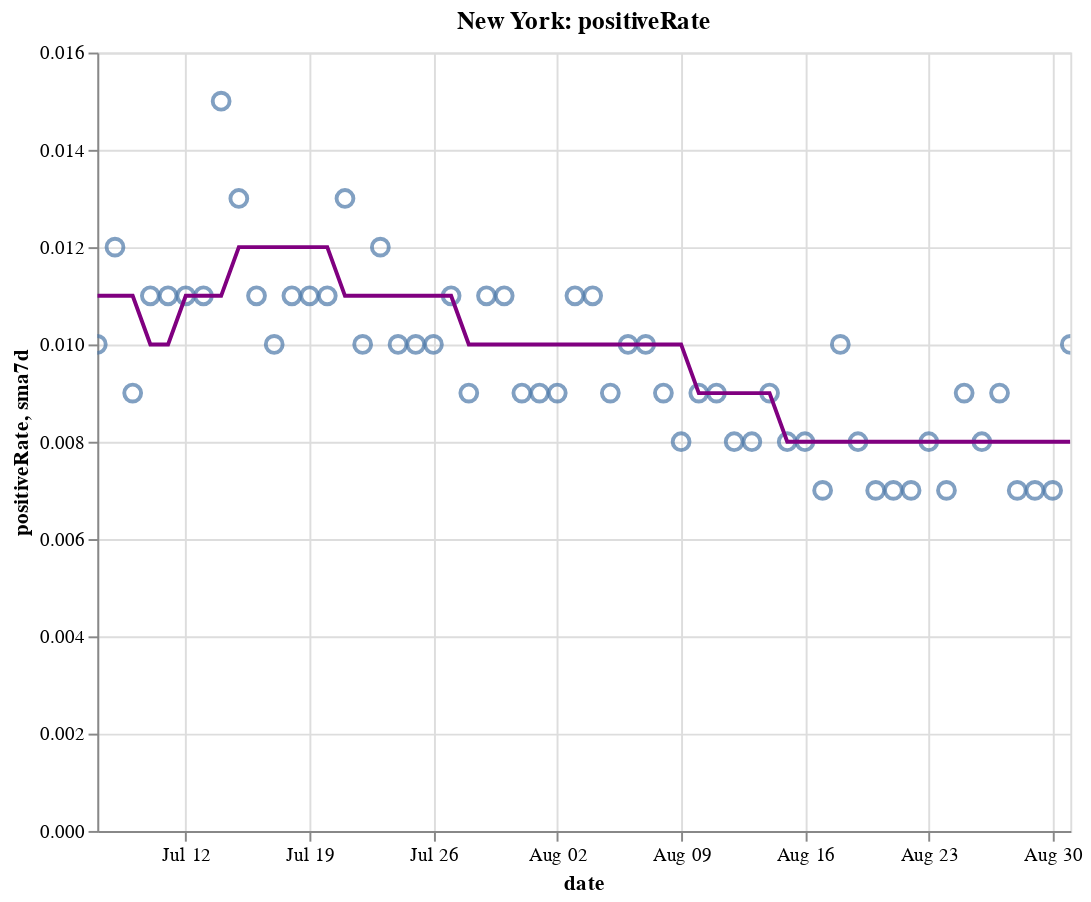

Here is the notebook cell this chart was saved with:
### Code cell
create_plot(ny, 'positiveRate')

### Figure 1 — Vega-Lite specification as saved in the notebook (floating-point values rounded to 4 significant figures)
{"config": {"view": {"continuousWidth": 400, "continuousHeight": 300}}, "layer": [{"layer": [{"mark": {"type": "point", "size": 75}, "encoding": {"tooltip": [{"type": "temporal", "field": "date"}, {"type": "quantitative", "field": "positiveRate"}, {"type": "quantitative", "field": "sma7d"}], "x": {"type": "temporal", "field": "date"}, "y": {"type": "quantitative", "field": "positiveRate"}}, "selection": {"selector010": {"type": "interval", "bind": "scales", "encodings": ["x", "y"]}}}, {"mark": {"type": "line", "color": "purple"}, "encoding": {"x": {"type": "temporal", "field": "date"}, "y": {"type": "quantitative", "field": "sma7d"}}}]}, {"mark": {"type": "rule", "color": "#aaa"}, "encoding": {"x": {"type": "temporal", "field": "date"}}, "transform": [{"filter": {"selection": "selector009"}}]}, {"mark": "circle", "encoding": {"opacity": {"condition": {"value": 1, "selection": "selector009"}, "value": 0}, "tooltip": [{"type": "temporal", "field": "date"}, {"type": "quantitative", "field": "positiveRate"}, {"type": "quantitative", "field": "sma7d"}], "x": {"type": "temporal", "field": "date"}, "y": {"type": "quantitative", "field": "positiveRate"}}, "selection": {"selector009": {"type": "single", "encodings": ["x"], "on": "mouseover", "nearest": true, "empty": "none"}}}, {"mark": {"type": "text", "align": "left", "dx": 5, "dy": -5, "stroke": "white", "strokeWidth": 2}, "encoding": {"text": {"type": "quantitative", "field": "positiveRate"}, "tooltip": [{"type": "temporal", "field": "date"}, {"type": "quantitative", "field": "positiveRate"}, {"type": "quantitative", "field": "sma7d"}], "x": {"type": "temporal", "field": "date"}, "y": {"type": "quantitative", "field": "positiveRate"}}, "transform": [{"filter": {"selection": "selector009"}}]}, {"mark": {"type": "text", "align": "left", "dx": 5, "dy": -5}, "encoding": {"text": {"type": "quantitative", "field": "positiveRate"}, "tooltip": [{"type": "temporal", "field": "date"}, {"type": "quantitative", "field": "positiveRate"}, {"type": "quantitative", "field": "sma7d"}], "x": {"type": "temporal", "field": "date"}, "y": {"type": "quantitative", "field": "positiveRate"}}, "transform": [{"filter": {"selection": "selector009"}}]}], "data": {"name": "data-b09161989b75e24da3310dee3efe20c7"}, "height": 400, "title": "New York: positiveRate", "width": 500, "$schema": "https://vega.github.io/schema/vega-lite/v4.8.1.json", "datasets": {"data-b09161989b75e24da3310dee3efe20c7": [{"date": "2020-07-07T00:00:00", "totalTestResultsIncrease": 56740.0, "positiveIncrease": 588.0, "death": 24920.0, "deathIncrease": 11.0, "positiveRate": 0.01, "state": "New York", "sma7d": 0.011}, {"date": "2020-07-08T00:00:00", "totalTestResultsIncrease": 57580.0, "positiveIncrease": 692.0, "death": 24940.0, "deathIncrease": 20.0, "positiveRate": 0.012, "state": "New York", "sma7d": 0.011}, {"date": "2020-07-09T00:00:00", "totalTestResultsIncrease": 65560.0, "positiveIncrease": 584.0, "death": 24960.0, "deathIncrease": 15.0, "positiveRate": 0.009, "state": "New York", "sma7d": 0.011}, {"date": "2020-07-10T00:00:00", "totalTestResultsIncrease": 73560.0, "positiveIncrease": 786.0, "death": 24970.0, "deathIncrease": 9.0, "positiveRate": 0.011, "state": "New York", "sma7d": 0.01}, {"date": "2020-07-11T00:00:00", "totalTestResultsIncrease": 69200.0, "positiveIncrease": 730.0, "death": 24970.0, "deathIncrease": 6.0, "positiveRate": 0.011, "state": "New York", "sma7d": 0.01}, {"date": "2020-07-12T00:00:00", "totalTestResultsIncrease": 62420.0, "positiveIncrease": 677.0, "death": 24980.0, "deathIncrease": 5.0, "positiveRate": 0.011, "state": "New York", "sma7d": 0.011}, {"date": "2020-07-13T00:00:00", "totalTestResultsIncrease": 51690.0, "positiveIncrease": 557.0, "death": 24990.0, "deathIncrease": 10.0, "positiveRate": 0.011, "state": "New York", "sma7d": 0.011}, {"date": "2020-07-14T00:00:00", "totalTestResultsIncrease": 60040.0, "positiveIncrease": 912.0, "death": 24990.0, "deathIncrease": 5.0, "positiveRate": 0.015, "state": "New York", "sma7d": 0.011}, {"date": "2020-07-15T00:00:00", "totalTestResultsIncrease": 63600.0, "positiveIncrease": 831.0, "death": 25000.0, "deathIncrease": 9.0, "positiveRate": 0.013, "state": "New York", "sma7d": 0.012}, {"date": "2020-07-16T00:00:00", "totalTestResultsIncrease": 72680.0, "positiveIncrease": 769.0, "death": 25010.0, "deathIncrease": 11.0, "positiveRate": 0.011, "state": "New York", "sma7d": 0.012}, {"date": "2020-07-17T00:00:00", "totalTestResultsIncrease": 78240.0, "positiveIncrease": 776.0, "death": 25020.0, "deathIncrease": 10.0, "positiveRate": 0.01, "state": "New York", "sma7d": 0.012}, {"date": "2020-07-18T00:00:00", "totalTestResultsIncrease": 69820.0, "positiveIncrease": 754.0, "death": 25040.0, "deathIncrease": 11.0, "positiveRate": 0.011, "state": "New York", "sma7d": 0.012}, {"date": "2020-07-19T00:00:00", "totalTestResultsIncrease": 46200.0, "positiveIncrease": 502.0, "death": 25050.0, "deathIncrease": 13.0, "positiveRate": 0.011, "state": "New York", "sma7d": 0.012}, {"date": "2020-07-20T00:00:00", "totalTestResultsIncrease": 49340.0, "positiveIncrease": 519.0, "death": 25060.0, "deathIncrease": 8.0, "positiveRate": 0.011, "state": "New York", "sma7d": 0.012}, {"date": "2020-07-21T00:00:00", "totalTestResultsIncrease": 66170.0, "positiveIncrease": 855.0, "death": 25060.0, "deathIncrease": 2.0, "positiveRate": 0.013, "state": "New York", "sma7d": 0.011}, {"date": "2020-07-22T00:00:00", "totalTestResultsIncrease": 67660.0, "positiveIncrease": 705.0, "death": 25070.0, "deathIncrease": 10.0, "positiveRate": 0.01, "state": "New York", "sma7d": 0.011}, {"date": "2020-07-23T00:00:00", "totalTestResultsIncrease": 69700.0, "positiveIncrease": 811.0, "death": 25080.0, "deathIncrease": 13.0, "positiveRate": 0.012, "state": "New York", "sma7d": 0.011}, {"date": "2020-07-24T00:00:00", "totalTestResultsIncrease": 76510.0, "positiveIncrease": 753.0, "death": 25090.0, "deathIncrease": 9.0, "positiveRate": 0.01, "state": "New York", "sma7d": 0.011}, {"date": "2020-07-25T00:00:00", "totalTestResultsIncrease": 71470.0, "positiveIncrease": 750.0, "death": 25100.0, "deathIncrease": 13.0, "positiveRate": 0.01, "state": "New York", "sma7d": 0.011}, {"date": "2020-07-26T00:00:00", "totalTestResultsIncrease": 53570.0, "positiveIncrease": 536.0, "death": 25110.0, "deathIncrease": 3.0, "positiveRate": 0.01, "state": "New York", "sma7d": 0.011}, {"date": "2020-07-27T00:00:00", "totalTestResultsIncrease": 57270.0, "positiveIncrease": 608.0, "death": 25120.0, "deathIncrease": 11.0, "positiveRate": 0.011, "state": "New York", "sma7d": 0.011}, {"date": "2020-07-28T00:00:00", "totalTestResultsIncrease": 57400.0, "positiveIncrease": 534.0, "death": 25130.0, "deathIncrease": 9.0, "positiveRate": 0.009, "state": "New York", "sma7d": 0.01}, {"date": "2020-07-29T00:00:00", "totalTestResultsIncrease": 62280.0, "positiveIncrease": 715.0, "death": 25130.0, "deathIncrease": 6.0, "positiveRate": 0.011, "state": "New York", "sma7d": 0.01}, {"date": "2020-07-30T00:00:00", "totalTestResultsIncrease": 73550.0, "positiveIncrease": 777.0, "death": 25140.0, "deathIncrease": 13.0, "positiveRate": 0.011, "state": "New York", "sma7d": 0.01}, {"date": "2020-07-31T00:00:00", "totalTestResultsIncrease": 68870.0, "positiveIncrease": 644.0, "death": 25150.0, "deathIncrease": 5.0, "positiveRate": 0.009, "state": "New York", "sma7d": 0.01}, {"date": "2020-08-01T00:00:00", "totalTestResultsIncrease": 82740.0, "positiveIncrease": 753.0, "death": 25160.0, "deathIncrease": 14.0, "positiveRate": 0.009, "state": "New York", "sma7d": 0.01}, {"date": "2020-08-02T00:00:00", "totalTestResultsIncrease": 58960.0, "positiveIncrease": 531.0, "death": 25170.0, "deathIncrease": 6.0, "positiveRate": 0.009, "state": "New York", "sma7d": 0.01}, {"date": "2020-08-03T00:00:00", "totalTestResultsIncrease": 51840.0, "positiveIncrease": 545.0, "death": 25170.0, "deathIncrease": 2.0, "positiveRate": 0.011, "state": "New York", "sma7d": 0.01}, {"date": "2020-08-04T00:00:00", "totalTestResultsIncrease": 70990.0, "positiveIncrease": 746.0, "death": 25180.0, "deathIncrease": 3.0, "positiveRate": 0.011, "state": "New York", "sma7d": 0.01}, {"date": "2020-08-05T00:00:00", "totalTestResultsIncrease": 72670.0, "positiveIncrease": 636.0, "death": 25180.0, "deathIncrease": 4.0, "positiveRate": 0.009, "state": "New York", "sma7d": 0.01}, {"date": "2020-08-06T00:00:00", "totalTestResultsIncrease": 72370.0, "positiveIncrease": 703.0, "death": 25180.0, "deathIncrease": 6.0, "positiveRate": 0.01, "state": "New York", "sma7d": 0.01}, {"date": "2020-08-07T00:00:00", "totalTestResultsIncrease": 70170.0, "positiveIncrease": 714.0, "death": 25190.0, "deathIncrease": 5.0, "positiveRate": 0.01, "state": "New York", "sma7d": 0.01}, {"date": "2020-08-08T00:00:00", "totalTestResultsIncrease": 74860.0, "positiveIncrease": 703.0, "death": 25200.0, "deathIncrease": 5.0, "positiveRate": 0.009, "state": "New York", "sma7d": 0.01}, {"date": "2020-08-09T00:00:00", "totalTestResultsIncrease": 65810.0, "positiveIncrease": 515.0, "death": 25200.0, "deathIncrease": 7.0, "positiveRate": 0.008, "state": "New York", "sma7d": 0.01}, {"date": "2020-08-10T00:00:00", "totalTestResultsIncrease": 54000.0, "positiveIncrease": 476.0, "death": 25200.0, "deathIncrease": 2.0, "positiveRate": 0.009, "state": "New York", "sma7d": 0.009}, {"date": "2020-08-11T00:00:00", "totalTestResultsIncrease": 77060.0, "positiveIncrease": 667.0, "death": 25210.0, "deathIncrease": 7.0, "positiveRate": 0.009, "state": "New York", "sma7d": 0.009}, {"date": "2020-08-12T00:00:00", "totalTestResultsIncrease": 87780.0, "positiveIncrease": 700.0, "death": 25220.0, "deathIncrease": 7.0, "positiveRate": 0.008, "state": "New York", "sma7d": 0.009}, {"date": "2020-08-13T00:00:00", "totalTestResultsIncrease": 87900.0, "positiveIncrease": 737.0, "death": 25230.0, "deathIncrease": 10.0, "positiveRate": 0.008, "state": "New York", "sma7d": 0.009}, {"date": "2020-08-14T00:00:00", "totalTestResultsIncrease": 85460.0, "positiveIncrease": 727.0, "death": 25230.0, "deathIncrease": 4.0, "positiveRate": 0.009, "state": "New York", "sma7d": 0.009}, {"date": "2020-08-15T00:00:00", "totalTestResultsIncrease": 88670.0, "positiveIncrease": 734.0, "death": 25240.0, "deathIncrease": 12.0, "positiveRate": 0.008, "state": "New York", "sma7d": 0.008}, {"date": "2020-08-16T00:00:00", "totalTestResultsIncrease": 77690.0, "positiveIncrease": 607.0, "death": 25250.0, "deathIncrease": 6.0, "positiveRate": 0.008, "state": "New York", "sma7d": 0.008}, {"date": "2020-08-17T00:00:00", "totalTestResultsIncrease": 56890.0, "positiveIncrease": 408.0, "death": 25260.0, "deathIncrease": 6.0, "positiveRate": 0.007, "state": "New York", "sma7d": 0.008}, {"date": "2020-08-18T00:00:00", "totalTestResultsIncrease": 66890.0, "positiveIncrease": 655.0, "death": 25260.0, "deathIncrease": 8.0, "positiveRate": 0.01, "state": "New York", "sma7d": 0.008}, {"date": "2020-08-19T00:00:00", "totalTestResultsIncrease": 80420.0, "positiveIncrease": 631.0, "death": 25270.0, "deathIncrease": 6.0, "positiveRate": 0.008, "state": "New York", "sma7d": 0.008}, {"date": "2020-08-20T00:00:00", "totalTestResultsIncrease": 80980.0, "positiveIncrease": 601.0, "death": 25280.0, "deathIncrease": 5.0, "positiveRate": 0.007, "state": "New York", "sma7d": 0.008}, {"date": "2020-08-21T00:00:00", "totalTestResultsIncrease": 98880.0, "positiveIncrease": 709.0, "death": 25280.0, "deathIncrease": 3.0, "positiveRate": 0.007, "state": "New York", "sma7d": 0.008}, {"date": "2020-08-22T00:00:00", "totalTestResultsIncrease": 94850.0, "positiveIncrease": 653.0, "death": 25280.0, "deathIncrease": 4.0, "positiveRate": 0.007, "state": "New York", "sma7d": 0.008}, {"date": "2020-08-23T00:00:00", "totalTestResultsIncrease": 74040.0, "positiveIncrease": 572.0, "death": 25290.0, "deathIncrease": 6.0, "positiveRate": 0.008, "state": "New York", "sma7d": 0.008}, {"date": "2020-08-24T00:00:00", "totalTestResultsIncrease": 62030.0, "positiveIncrease": 408.0, "death": 25300.0, "deathIncrease": 7.0, "positiveRate": 0.007, "state": "New York", "sma7d": 0.008}, {"date": "2020-08-25T00:00:00", "totalTestResultsIncrease": 67260.0, "positiveIncrease": 629.0, "death": 25300.0, "deathIncrease": 2.0, "positiveRate": 0.009, "state": "New York", "sma7d": 0.008}, {"date": "2020-08-26T00:00:00", "totalTestResultsIncrease": 71190.0, "positiveIncrease": 566.0, "death": 25300.0, "deathIncrease": 8.0, "positiveRate": 0.008, "state": "New York", "sma7d": 0.008}, {"date": "2020-08-27T00:00:00", "totalTestResultsIncrease": 83440.0, "positiveIncrease": 791.0, "death": 25310.0, "deathIncrease": 4.0, "positiveRate": 0.009, "state": "New York", "sma7d": 0.008}, {"date": "2020-08-28T00:00:00", "totalTestResultsIncrease": 97830.0, "positiveIncrease": 636.0, "death": 25310.0, "deathIncrease": 3.0, "positiveRate": 0.007, "state": "New York", "sma7d": 0.008}, {"date": "2020-08-29T00:00:00", "totalTestResultsIncrease": 93870.0, "positiveIncrease": 635.0, "death": 25320.0, "deathIncrease": 7.0, "positiveRate": 0.007, "state": "New York", "sma7d": 0.008}, {"date": "2020-08-30T00:00:00", "totalTestResultsIncrease": 100000.0, "positiveIncrease": 698.0, "death": 25330.0, "deathIncrease": 8.0, "positiveRate": 0.007, "state": "New York", "sma7d": 0.008}, {"date": "2020-08-31T00:00:00", "totalTestResultsIncrease": 66240.0, "positiveIncrease": 656.0, "death": 25330.0, "deathIncrease": 1.0, "positiveRate": 0.01, "state": "New York", "sma7d": 0.008}]}}
